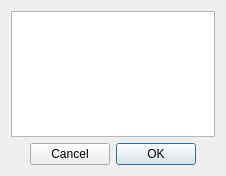
<ui version="4.0" >
 <class>ChooseTargetDialog</class>
 <widget class="QDialog" name="ChooseTargetDialog" >
  <property name="windowModality" >
   <enum>Qt::ApplicationModal</enum>
  </property>
  <property name="geometry" >
   <rect>
    <x>0</x>
    <y>0</y>
    <width>226</width>
    <height>176</height>
   </rect>
  </property>
  <property name="windowTitle" >
   <string>Target Selection</string>
  </property>
  <layout class="QVBoxLayout" >
   <item>
    <widget class="QListWidget" name="ui_listWidget" />
   </item>
   <item>
    <widget class="QDialogButtonBox" name="ui_buttonBox" >
     <property name="sizePolicy" >
      <sizepolicy vsizetype="Fixed" hsizetype="Preferred" >
       <horstretch>0</horstretch>
       <verstretch>0</verstretch>
      </sizepolicy>
     </property>
     <property name="layoutDirection" >
      <enum>Qt::RightToLeft</enum>
     </property>
     <property name="orientation" >
      <enum>Qt::Horizontal</enum>
     </property>
     <property name="standardButtons" >
      <set>QDialogButtonBox::Cancel|QDialogButtonBox::NoButton|QDialogButtonBox::Ok</set>
     </property>
     <property name="centerButtons" >
      <bool>true</bool>
     </property>
    </widget>
   </item>
  </layout>
 </widget>
 <resources/>
 <connections>
  <connection>
   <sender>ui_buttonBox</sender>
   <signal>accepted()</signal>
   <receiver>ChooseTargetDialog</receiver>
   <slot>accept()</slot>
   <hints>
    <hint type="sourcelabel" >
     <x>248</x>
     <y>254</y>
    </hint>
    <hint type="destinationlabel" >
     <x>157</x>
     <y>274</y>
    </hint>
   </hints>
  </connection>
  <connection>
   <sender>ui_buttonBox</sender>
   <signal>rejected()</signal>
   <receiver>ChooseTargetDialog</receiver>
   <slot>reject()</slot>
   <hints>
    <hint type="sourcelabel" >
     <x>316</x>
     <y>260</y>
    </hint>
    <hint type="destinationlabel" >
     <x>286</x>
     <y>274</y>
    </hint>
   </hints>
  </connection>
 </connections>
</ui>
